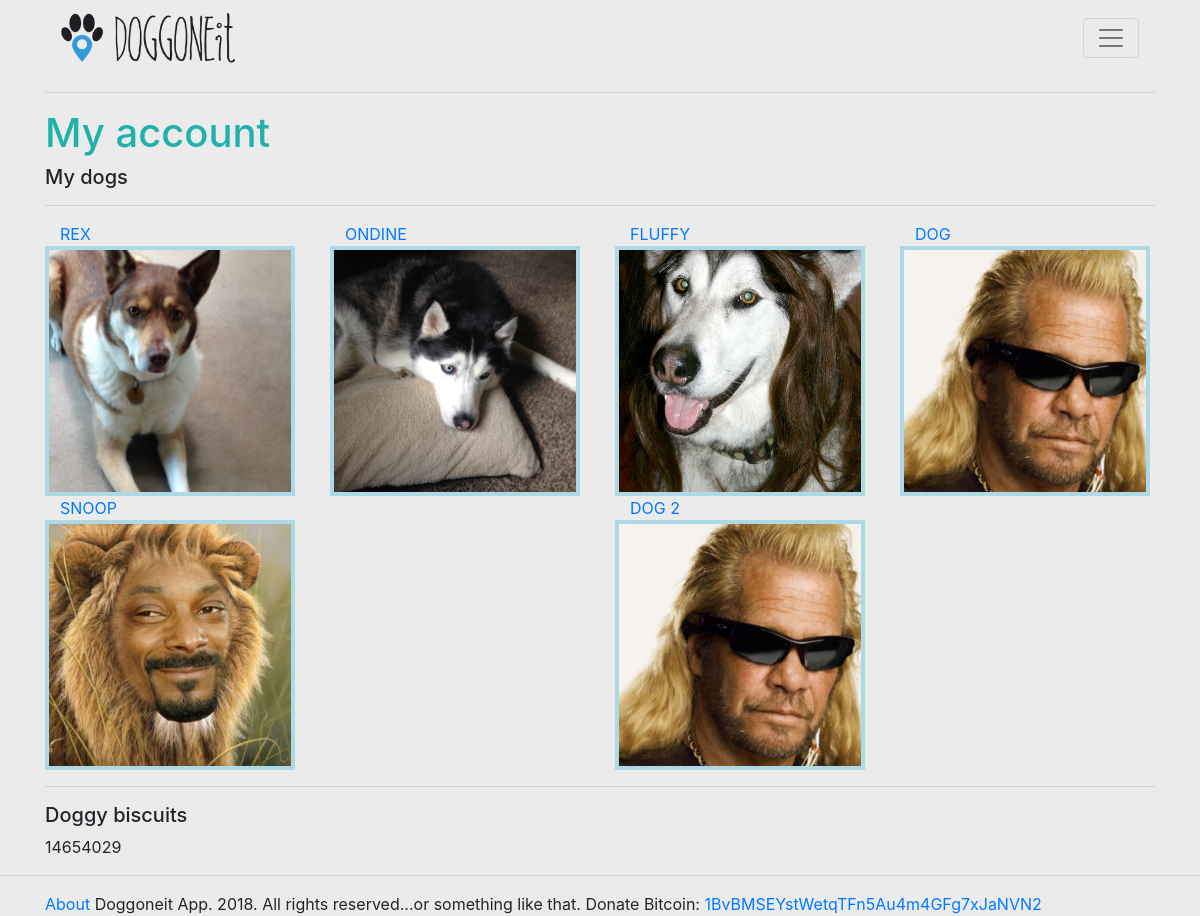
The app's page /myaccount/ (signed in), older data.
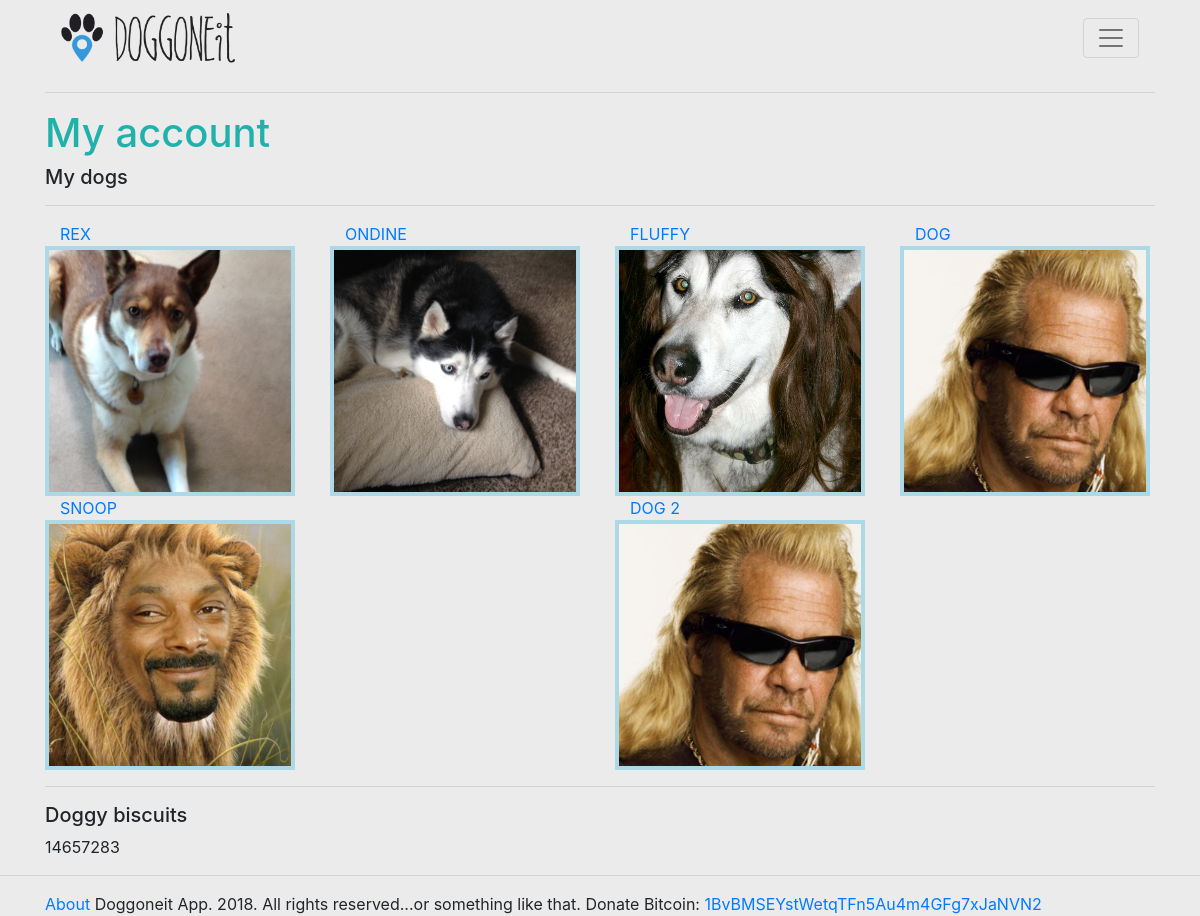
The same page, newer data.
### doggonnitapp/models.py (models this page shows, shortened)
class UserProfile(models.Model):
    address = models.CharField(max_length=50)
    city = models.CharField(max_length=25)
    state = models.CharField(max_length=25)
    points = models.PositiveIntegerField()
    user = models.OneToOneField(User, on_delete=models.CASCADE)
    latitude = models.FloatField()
    longitude = models.FloatField()

### doggonnitapp/views.py (the view)
# urls.py: url(r'^myaccount/$', views.myaccount, name='myaccount'),
def myaccount(request):
    if request.user.is_authenticated():
        print(request.user)
        profile = get_object_or_404(UserProfile, user=request.user)
        dogs = DogProfile.objects.filter(user=request.user)
        return render(request, 'doggonnitapp/myaccount.html', {'profile':profile, 'dogs':dogs})
    else:
        return HttpResponseRedirect(reverse('doggonnitapp:index'))

### doggonnitapp/templates/doggonnitapp/myaccount.html
{% extends 'doggonnitapp/base.html' %}
{% block content %}
<div class="container">
    <h1>My account</h1>
    <h5>My dogs</h5>
    <hr/>
    <div class="row">
    {% for dog in dogs %}
        <div class="col">
            <a href="{% url 'doggonnitapp:dog_profile' dog.id %}" class="col">{{dog.name.upper}}</a>
            <div class="dog_img" style="background: url({{MEDIA_URL}}{{ dog.dog_image }}) 50% 50% no-repeat; width:250px; height:250px; background-size: cover"></div>
        </div>
    {% endfor %}
    </div>
    <hr/>
    <h5>Doggy biscuits</h5>
    {{profile.points}}
</div>
{% endblock %}

Row changes from the older to the newer data that the page shows:
changed UserProfile: points "14654029" → "14657283"
